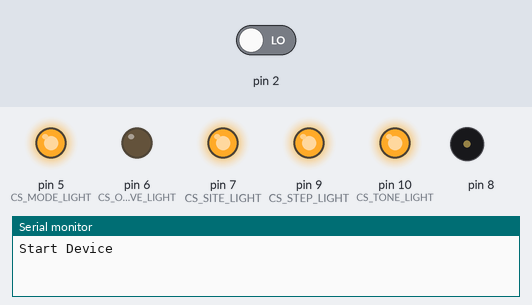
This sketch was run on a simulated Arduino Nano, built with avr-gcc and run on an emulated ATmega328P. Shown: output pins drawn as LEDs (lit = HIGH), buzzer (waves = sounding), the last lines printed to the serial monitor. The test bench sets the inputs (shaded band); at power-on: pin 2 LOW.

Above: at 0.1 s.
At 2.5 s:
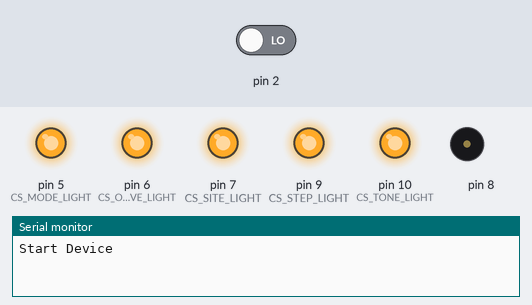
2.6 s: pin 2 driven HIGH
At 3.8 s:
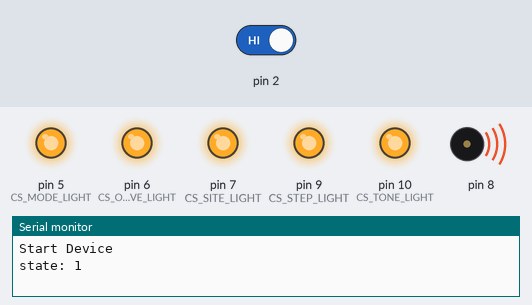
Timing chart, 0 to 10.1 s (numbered marks = the images above; inputs shaded):
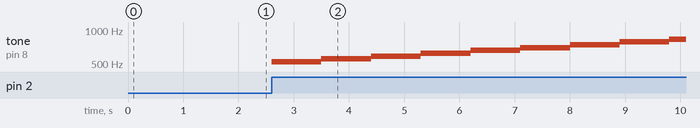

Measured:
- after the input at 2.6 s, tone on pin 8: plays 523 Hz for 0.90 s, 554 Hz for 0.90 s, 587 Hz for 0.90 s, 622 Hz for 0.90 s, 659 Hz for 0.90 s, 699 Hz for 0.90 s … (9 notes in this stretch), starting at once

The sketch:

ArduinoToneSampler.ino
```cpp
#include <SPI.h>

#define PITCH A0
#define GATE A1
#define AUDIOOUT 8

#define CS_TONE_LIGHT 10
#define CS_STEP_LIGHT 9
#define CS_OCTAVE_LIGHT 6
#define CS_MODE_LIGHT 5
#define CS_SITE_LIGHT 7

// CLK 13
// MOSI 11

#define LEDREG 0b00000000
#define LEDREG16 0b0000000000000000
#define LEDREG8  0b00000000
#define LED0 0
#define LED1 1
#define LED2 2
#define LED3 34

#define TOLERANCE 0.01

#define DIRECT_MODE 0
#define SAMPLE_MODE 1
#define PLAY_MODE 2

// Tones
#define C       0
#define Csharp  1
#define D       2
#define Dsharp  3
#define E       4
#define F       5
#define Fsharp  6
#define G       7
#define Gsharp  8
#define A       9
#define Bb      10
#define H       11

#define F4 349
#define Fsharp4 370
#define G4 392
#define Gsharp4 415
#define A4 440
#define Bb4 466
#define H4 493
#define C5 523
#define Csharp5 554
#define D5 587
#define Dsharp5 622
#define E5 659
#define F5 699
#define Fsharp5 740
#define G5 784
#define Gsharp5 831
#define A5 880
#define Bb5 932
#define H5 988
#define C6 1047
#define Csharp6 1109
#define D6 1175
#define Dsharp6 1245
#define E6 1319
#define F6 1397
#define Fsharp6 1480
#define G6 1568
#define Gsharp6 1661
#define A6 1760
#define Bb6 1865
#define H6 1976
#define C7 2093

uint16_t testMelody[] = {C5, Csharp5, D5, Dsharp5, E5, F5, Fsharp5, G5, Gsharp5, A5, Bb5, H5};
// uint16_t testMelody[] = {C5, E5, G5};

volatile byte state = 0;

uint16_t stepNum = 0;

float cvVoltages[] = {
    1.418,
    1.501,
    1.584,
    1.668,
    1.751,
    1.834,
    1.918,

    2,
    2.083,
    2.167,
    2.251,
    2.334,
    2.418,
    2.501,
    2.584,
    2.668,
    2.751,
    2.834,
    2.918,

    3,
    3.083,
    3.167,
    3.251,
    3.334,
    3.418,
    3.501,
    3.584,
    3.668,
    3.751,
    3.834,
    3.918,

    4
};

float frequencies[] = {
    349, // F4
    370, // F#4
    392, // G4
    415, // G#4
    440, // A4
    466, // Bb4
    493, // H4

    523, // C5
    554, // C#5
    587, // D5
    622, // D#5
    659, // E5
    699, // F5
    740, // F#5
    784, // G5
    831, // G#5
    880, // A5
    932, // Bb5
    988, // H5

    1047, // C6
    1109, // C#6
    1175, // D6
    1245, // D#6
    1319, // E6
    1397, // F6
    1480, // F#6
    1568, // G6
    1661, // G#6
    1760, // A6
    1865, // Bb6
    1976, // H6

    2093  // C7
};

class Audio {
    private:
        float* _frequencies;
        float* _cvVoltages;
        uint8_t _outputPin;
        float _minVoltage;
        float _maxVoltage;
        void _playTone(float pitch, float gate, uint8_t i){
            _minVoltage = _cvVoltages[i] - _cvVoltages[i] * TOLERANCE;
            _maxVoltage = _cvVoltages[i] + _cvVoltages[i] * TOLERANCE;
            if(pitch >= _minVoltage && pitch <= _maxVoltage){
                if(gate > 3.5){
                    tone(_outputPin, _frequencies[i]);
                    return;
                } else {
                    noTone(_outputPin);
                    return;
                }
            }
        }
    public:
        Audio(float frequencies[], float cvVoltages[], uint8_t outputPin){
            _frequencies = frequencies;
            _cvVoltages = cvVoltages;
            _outputPin = outputPin;
        }
        void determineSound(float pitch, float gate){                  // execute in loop-function
            for(uint8_t i=0; i<32; i++){
                _playTone(pitch, gate, i);
            }
        }
        void playToneMS(uint16_t freq, uint16_t timeInMS){             // Improve: It must be unblocked
            tone(_outputPin, freq);
            delay(timeInMS);
            noTone(_outputPin);
        }
};

class Light {
    private:
        float* _frequencies;
        float* _cvVoltages;
        uint8_t _csToneLight;
        uint8_t _csStepLight;
        uint8_t _csModeLight;
        uint8_t _csOctaveLight;
        uint8_t _csSiteLight;
        float _minVoltage;
        float _maxVoltage;
        uint8_t _toneByte;
        uint8_t _toneNum;
        uint8_t _octaveByte;
        uint8_t _octave;
        uint8_t _lightByte;
        uint16_t _lightWord;
        uint8_t _stepNum;
        void _sendByte(uint8_t byte, uint8_t cs){
            SPI.begin();
            digitalWrite(cs, LOW);
            SPI.transfer(byte);
            digitalWrite(cs, HIGH);
            SPI.endTransaction();
        }
        void _sendWord(uint16_t word, uint8_t cs){
            SPI.begin();
            digitalWrite(cs, LOW);
            SPI.transfer16(word);
            digitalWrite(cs, HIGH);
            SPI.endTransaction();
        }
        void _createToneData(float pitch, float gate, uint8_t i){
            _minVoltage = _cvVoltages[i] - _cvVoltages[i] * TOLERANCE;
            _maxVoltage = _cvVoltages[i] + _cvVoltages[i] * TOLERANCE;
            if(pitch >= _minVoltage && pitch <= _maxVoltage){
                if(gate > 3.5){
                    _toneByte = LEDREG | (1 << i);
                    return;
                } else {
                    _toneByte = LEDREG;
                    return;
                }
            }
        }
        void _createStepData(){
            for(int i=15; i>=0; i--){
                _lightWord = LEDREG16 | (1 << i);
                _sendWord(_lightWord, _csStepLight);
                delay(50);
            }
        }
    public:
        Light(float frequencies[], float cvVoltages[], uint8_t csToneLight, uint8_t csStepLight, uint8_t csModeLight, uint8_t csOctaveLight, uint8_t csSiteLight){
            _frequencies = frequencies;
            _cvVoltages = cvVoltages;
            _csToneLight = csToneLight;
            _csStepLight = csStepLight;
            _csModeLight = csModeLight;
            _csOctaveLight = csOctaveLight;
            _csSiteLight = csSiteLight;

            _toneByte = LEDREG;
            _octaveByte = LEDREG16;

            pinMode(_csToneLight, OUTPUT);
            pinMode(_csStepLight, OUTPUT);
            pinMode(_csModeLight, OUTPUT);
            pinMode(_csOctaveLight, OUTPUT);
            pinMode(_csSiteLight, OUTPUT);

            changeStepQty(16);
        }

        void determineToneLight(float pitch, float gate){
            for(uint8_t i=0; i<32; i++){
                _createToneData(pitch, gate, i);
                _sendByte(_toneByte, _csToneLight);
            }
        }

        void showNote(uint16_t tone){
            if(tone >= C5 && tone < C6){
                _octave = 5;
            } else if(tone >= C6 && tone < C7){
                _octave = 6;
            }

            if(tone == C5 || tone == C6){
                _toneNum = 0;
            }

            if(tone == C5 || tone == C6){
                _toneNum = C;
            } else if(tone == Csharp5 || tone == Csharp6){
                _toneNum = Csharp;
            } else if(tone == D5 || tone == D6){
                _toneNum = D;
            } else if(tone == Dsharp5 || tone == Dsharp6){
                _toneNum = Dsharp;
            } else if(tone == E5 || tone == E6){
                _toneNum = E;
            } else if(tone == F5 || tone == F6){
                _toneNum = F;
            } else if(tone == Fsharp5 || tone == Fsharp6){
                _toneNum = Fsharp;
            } else if(tone == G5 || tone == G6){
                _toneNum = G;
            } else if(tone == Gsharp5 || tone == Gsharp6){
                _toneNum = Gsharp;
            } else if(tone == A5 || tone == A6){
                _toneNum = A;
            } else if(tone == Bb5|| tone == Bb6){
                _toneNum = Bb;
            } else if(tone == H5|| tone == H6){
                _toneNum = H;
            }

            _toneByte = LEDREG16 |  (1 << _toneNum);
            _sendByte(_toneByte, _csToneLight);

            _octaveByte = LEDREG16 | (1 << _octave);
            _sendByte(_octaveByte, _csOctaveLight);
        }

        void showStartup(uint8_t delay_time){
            _sendWord(LEDREG16, _csStepLight);      // Turn off all Step LEDS
            _sendWord(LEDREG16, _csToneLight);      // Turn off all Tone LEDS
            _sendWord(LEDREG16, _csOctaveLight);    // Turn off all Octave LEDS
            _sendWord(LEDREG16, _csModeLight);      // Turn off all Mode LEDS
            _sendWord(LEDREG16, _csSiteLight);      // Turn off all Site LEDs

            for(int i=0; i<12; i++){
                _lightWord = LEDREG16 | (1 << i);
                _sendWord(_lightWord, _csToneLight);
                delay(delay_time);
            }
            _sendWord(LEDREG16, _csToneLight);      // Turn off all Tone LEDS

            for(int i=0; i<8; i++){
                _lightByte = LEDREG8 | (1 << i);
                _sendByte(_lightByte, _csOctaveLight);
                delay(delay_time);
            }
            _sendWord(LEDREG8, _csOctaveLight);      // Turn off all Octave LEDS

            for(int i=0; i<6; i++){
                _lightByte = LEDREG8 | (1 << i);
                _sendByte(_lightByte, _csModeLight);
                delay(delay_time);
            }
            _sendWord(LEDREG8, _csModeLight);      // Turn off all Mode LEDS

            for(int i=0; i<4; i++){
                _lightByte = LEDREG8 | (1 << i);
                _sendByte(_lightByte, _csSiteLight);
                delay(delay_time);
            }
            _sendWord(LEDREG8, _csSiteLight);      // Turn off all Site LEDS

            for(int i=0; i<16; i++){
                _lightWord = LEDREG16 | (1 << i);
                _sendWord(_lightWord, _csStepLight);
                delay(delay_time);
            }
            _sendWord(LEDREG16, _csStepLight);      // Turn off all Step LEDS
        }

        void changeStepQty(uint8_t stepNum){
            _stepNum = stepNum;
            _lightWord = LEDREG16;
            for(int i=0; i<_stepNum; i++){
                _lightWord |= (1 << i);
            }
            _sendWord(_lightWord, _csStepLight);
        }

        void showStep(uint8_t step){
            // changeStepQty(_stepNum);
            _lightWord ^= (1 << step);
            _sendWord(_lightWord, _csStepLight);
        }
};


class Device {
    public:
        uint8_t mode;

};

float calculateVoltage(uint8_t analogInput){
    return analogRead(analogInput) * (4.87 / 1023.0);
}

Audio audio(frequencies, cvVoltages, AUDIOOUT);
Light light(frequencies, cvVoltages, CS_TONE_LIGHT, CS_STEP_LIGHT, CS_MODE_LIGHT, CS_OCTAVE_LIGHT, CS_SITE_LIGHT);

// void exe_direct_mode() {
//     float pitch = calculateVoltage(PITCH);
//     float gate = calculateVoltage(GATE);
//     audio.determineSound(pitch, gate);
//     light.determineToneLight(pitch, gate);
// }

// void exe_play_mode(uint16_t stepNum) { // parameter: uint16_t tones[]
//     stepNum = 0;
//     for(uint16_t tone: testMelody){
//         audio.playToneMS(tone, 100);
//         light.showNote(tone);
//         stepNum += 1;
//         delay(250);
//     }

// }


void sendByte(uint8_t byte, uint8_t cs){
    SPI.begin();
    digitalWrite(cs, LOW);
    SPI.transfer(byte);
    digitalWrite(cs, HIGH);
    SPI.endTransaction();
}

void sendWord(uint16_t word, uint8_t cs){
    SPI.begin();
    digitalWrite(cs, LOW);
    SPI.transfer16(word);
    digitalWrite(cs, HIGH);
    SPI.endTransaction();
}

class StepLight {
    private:
        uint16_t _stepWord;
        uint8_t _stepQty;
        uint8_t _step;
        uint8_t _siteByte;
        uint8_t _site;
    public:
        StepLight(){
            pinMode(CS_STEP_LIGHT, OUTPUT);
            pinMode(CS_SITE_LIGHT, OUTPUT);
            _stepWord = LEDREG16;
            _stepQty = 16;
            _step = 0;
            _siteByte = LEDREG8;
            uint8_t _site = 0;
            sendWord(LEDREG8, CS_SITE_LIGHT);      // Turn off all Site LEDS
        }
        void changeStepQty(uint8_t stepQty){
            _stepQty = stepQty;
            _stepWord = LEDREG16;
            for(int i=0; i<_stepQty; i++){
                _stepWord |= (1 << i);
            }
            _stepWord &= ~(1 << _step);
            sendWord(_stepWord, CS_STEP_LIGHT);
        }
        void nextStep(){
            _step += 1;
            _stepWord &= ~(1 << _step);
            if(_step != 0){
                _stepWord |= (1 << _step-1);
            }
            if(_step == _stepQty){
                _stepWord |= (1 << _stepQty-1);
                _stepWord &= ~(1 << 0);
                _step = 0;
            }
        }
        void showStep(){
            sendWord(_stepWord, CS_STEP_LIGHT);
        }
        void showStartup(uint8_t delayTime){
            for(int i=0; i<4; i++){
                _siteByte = LEDREG8 | (1 << i);
                sendWord(_siteByte, CS_SITE_LIGHT);
                delay(delayTime);
            }
            sendWord(LEDREG8, CS_SITE_LIGHT);      // Turn off all Step LEDS

            for(int i=0; i<16; i++){
                _stepWord = LEDREG16 | (1 << i);
                sendWord(_stepWord, CS_STEP_LIGHT);
                delay(delayTime);
            }
            sendWord(LEDREG16, CS_STEP_LIGHT);      // Turn off all Step LEDS
        }
        void resetStep(){
            changeStepQty(_stepQty);
            _step = 0;
            _stepWord |= (1 << _step);
        }
};

class ToneLight {
    private:
        uint8_t _octave;
        uint8_t _toneNum;
        uint16_t _toneWord;
        uint8_t _octaveByte;
    public:
        ToneLight() {
            pinMode(CS_TONE_LIGHT, OUTPUT);
            pinMode(CS_OCTAVE_LIGHT, OUTPUT);
        }
        void showNote(uint16_t tone){
            if(tone >= C5 && tone < C6){
                _octave = 5;
            } else if(tone >= C6 && tone < C7){
                _octave = 6;
            }

            if(tone == C5 || tone == C6){
                _toneNum = 0;
            }

            if(tone == C5 || tone == C6){
                _toneNum = C;
            } else if(tone == Csharp5 || tone == Csharp6){
                _toneNum = Csharp;
            } else if(tone == D5 || tone == D6){
                _toneNum = D;
            } else if(tone == Dsharp5 || tone == Dsharp6){
                _toneNum = Dsharp;
            } else if(tone == E5 || tone == E6){
                _toneNum = E;
            } else if(tone == F5 || tone == F6){
                _toneNum = F;
            } else if(tone == Fsharp5 || tone == Fsharp6){
                _toneNum = Fsharp;
            } else if(tone == G5 || tone == G6){
                _toneNum = G;
            } else if(tone == Gsharp5 || tone == Gsharp6){
                _toneNum = Gsharp;
            } else if(tone == A5 || tone == A6){
                _toneNum = A;
            } else if(tone == Bb5|| tone == Bb6){
                _toneNum = Bb;
            } else if(tone == H5|| tone == H6){
                _toneNum = H;
            }

            _toneWord = LEDREG16 |  (1 << _toneNum);
            sendWord(_toneWord, CS_TONE_LIGHT);

            _octaveByte = LEDREG8 | (1 << _octave);
            sendByte(_octaveByte, CS_OCTAVE_LIGHT);
        }
        void showStartup(uint8_t delayTime) {
            for(int i=0; i<16; i++){
                _toneWord = LEDREG16 | (1 << i);
                sendWord(_toneWord, CS_TONE_LIGHT);
                delay(delayTime);
            }
            sendWord(LEDREG16, CS_TONE_LIGHT);      // Turn off all Tone LEDS

            for(int i=0; i<8; i++){
                _octaveByte = LEDREG8 | (1 << i);
                sendByte(_octaveByte, CS_OCTAVE_LIGHT);
                delay(delayTime);
            }
            sendByte(LEDREG8, CS_OCTAVE_LIGHT);      // Turn off all Octave LEDS
        }
};

class ModeLight {
    private:
        uint8_t _modeNum;
        uint8_t _modeByte;
    public:
        ModeLight() {
            pinMode(CS_MODE_LIGHT, OUTPUT);
            _modeNum = 0;
            _modeByte = LEDREG8;
            _modeByte |= (1 << _modeNum);
            sendByte(_modeByte, CS_MODE_LIGHT);
        }
        void showStartup(uint8_t delayTime){
            for(int i=0; i<8; i++){
                _modeByte = LEDREG8 | (1 << i);
                sendWord(_modeByte, CS_MODE_LIGHT);
                delay(delayTime);
            }
            sendWord(LEDREG8, CS_MODE_LIGHT);      // Turn off all Mode LEDS
        }
        void changeMode(uint8_t modeNum){
            _modeNum = modeNum;
            _modeByte = LEDREG8;
            _modeByte = LEDREG8 | (1 << modeNum);
            sendWord(_modeByte, CS_MODE_LIGHT);
        }
};

StepLight stepLight;
ToneLight toneLight;
ModeLight modeLight;

void stop_and_start(){
    state = !state;
    Serial.print("state: ");
    Serial.println(state);
    stepLight.resetStep();
}

void setup() {
    Serial.begin(9600);
    Serial.println("Start Device");

    SPI.beginTransaction(SPISettings(16000000, MSBFIRST, SPI_MODE0));

    attachInterrupt(digitalPinToInterrupt(2), stop_and_start, RISING) ;

    toneLight.showStartup(25);

    modeLight.showStartup(25);
    modeLight.changeMode(0);

    stepLight.showStartup(25);
    stepLight.changeStepQty(12);
}

void loop() {
    if(state){
        for(uint16_t tone: testMelody){
            toneLight.showNote(tone);
            stepLight.showStep();
            stepLight.nextStep();
            audio.playToneMS(tone, 900);
            if(!state){
                break;
            }
        }
    }

    // // sendWord(0b1010101010101010, CS_STEP_LIGHT);
    // sendByte(0b10101010, CS_SITE_LIGHT);
    // delay(500);
    // //sendWord(0b0101010101010101, CS_STEP_LIGHT);
    // sendByte(0b01010101, CS_SITE_LIGHT);
    // delay(500);
    // // exe_play_mode(stepNum);
    // // if(state){
    // //     light.showStartup();
    // // }
}
```
